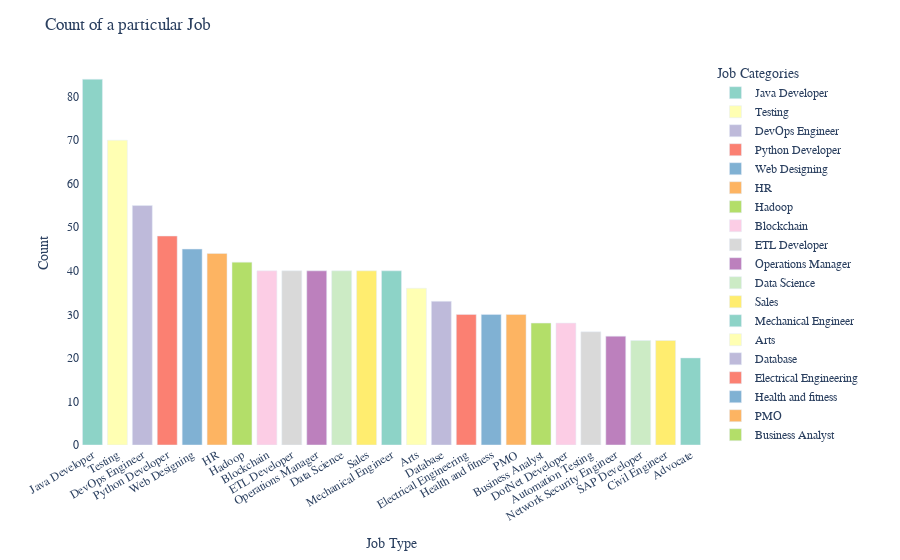

Notebook code for this chart:
### Code cell
fig = px.bar(plot_data, x='Category', y='Count',
             color='Category', 
             labels={'Category': 'Job', 'Count': 'Count'},
             color_discrete_sequence=px.colors.qualitative.Set3)

fig.update_layout(
    title='Count of a particular Job',
    xaxis_title='Job Type',
    yaxis_title='Count',
    legend_title='Job Categories',
    showlegend=True,
    xaxis=dict(tickangle=-30),
    font=dict(family='Times New Roman', size=12),
    plot_bgcolor='white'
)

fig.show()

### Figure 1 — Plotly figure (JSON) as saved in the notebook; plotly's stock layout.template omitted (floating-point values rounded to 4 significant figures)
{"data": [{"hovertemplate": "Job=%{x}<br>Count=%{y}<extra></extra>", "legendgroup": "Java Developer", "marker": {"color": "rgb(141,211,199)", "pattern": {"shape": ""}}, "name": "Java Developer", "orientation": "v", "showlegend": true, "textposition": "auto", "type": "bar", "x": ["Java Developer"], "xaxis": "x", "y": [84], "yaxis": "y"}, {"hovertemplate": "Job=%{x}<br>Count=%{y}<extra></extra>", "legendgroup": "Testing", "marker": {"color": "rgb(255,255,179)", "pattern": {"shape": ""}}, "name": "Testing", "orientation": "v", "showlegend": true, "textposition": "auto", "type": "bar", "x": ["Testing"], "xaxis": "x", "y": [70], "yaxis": "y"}, {"hovertemplate": "Job=%{x}<br>Count=%{y}<extra></extra>", "legendgroup": "DevOps Engineer", "marker": {"color": "rgb(190,186,218)", "pattern": {"shape": ""}}, "name": "DevOps Engineer", "orientation": "v", "showlegend": true, "textposition": "auto", "type": "bar", "x": ["DevOps Engineer"], "xaxis": "x", "y": [55], "yaxis": "y"}, {"hovertemplate": "Job=%{x}<br>Count=%{y}<extra></extra>", "legendgroup": "Python Developer", "marker": {"color": "rgb(251,128,114)", "pattern": {"shape": ""}}, "name": "Python Developer", "orientation": "v", "showlegend": true, "textposition": "auto", "type": "bar", "x": ["Python Developer"], "xaxis": "x", "y": [48], "yaxis": "y"}, {"hovertemplate": "Job=%{x}<br>Count=%{y}<extra></extra>", "legendgroup": "Web Designing", "marker": {"color": "rgb(128,177,211)", "pattern": {"shape": ""}}, "name": "Web Designing", "orientation": "v", "showlegend": true, "textposition": "auto", "type": "bar", "x": ["Web Designing"], "xaxis": "x", "y": [45], "yaxis": "y"}, {"hovertemplate": "Job=%{x}<br>Count=%{y}<extra></extra>", "legendgroup": "HR", "marker": {"color": "rgb(253,180,98)", "pattern": {"shape": ""}}, "name": "HR", "orientation": "v", "showlegend": true, "textposition": "auto", "type": "bar", "x": ["HR"], "xaxis": "x", "y": [44], "yaxis": "y"}, {"hovertemplate": "Job=%{x}<br>Count=%{y}<extra></extra>", "legendgroup": "Hadoop", "marker": {"color": "rgb(179,222,105)", "pattern": {"shape": ""}}, "name": "Hadoop", "orientation": "v", "showlegend": true, "textposition": "auto", "type": "bar", "x": ["Hadoop"], "xaxis": "x", "y": [42], "yaxis": "y"}, {"hovertemplate": "Job=%{x}<br>Count=%{y}<extra></extra>", "legendgroup": "Blockchain", "marker": {"color": "rgb(252,205,229)", "pattern": {"shape": ""}}, "name": "Blockchain", "orientation": "v", "showlegend": true, "textposition": "auto", "type": "bar", "x": ["Blockchain"], "xaxis": "x", "y": [40], "yaxis": "y"}, {"hovertemplate": "Job=%{x}<br>Count=%{y}<extra></extra>", "legendgroup": "ETL Developer", "marker": {"color": "rgb(217,217,217)", "pattern": {"shape": ""}}, "name": "ETL Developer", "orientation": "v", "showlegend": true, "textposition": "auto", "type": "bar", "x": ["ETL Developer"], "xaxis": "x", "y": [40], "yaxis": "y"}, {"hovertemplate": "Job=%{x}<br>Count=%{y}<extra></extra>", "legendgroup": "Operations Manager", "marker": {"color": "rgb(188,128,189)", "pattern": {"shape": ""}}, "name": "Operations Manager", "orientation": "v", "showlegend": true, "textposition": "auto", "type": "bar", "x": ["Operations Manager"], "xaxis": "x", "y": [40], "yaxis": "y"}, {"hovertemplate": "Job=%{x}<br>Count=%{y}<extra></extra>", "legendgroup": "Data Science", "marker": {"color": "rgb(204,235,197)", "pattern": {"shape": ""}}, "name": "Data Science", "orientation": "v", "showlegend": true, "textposition": "auto", "type": "bar", "x": ["Data Science"], "xaxis": "x", "y": [40], "yaxis": "y"}, {"hovertemplate": "Job=%{x}<br>Count=%{y}<extra></extra>", "legendgroup": "Sales", "marker": {"color": "rgb(255,237,111)", "pattern": {"shape": ""}}, "name": "Sales", "orientation": "v", "showlegend": true, "textposition": "auto", "type": "bar", "x": ["Sales"], "xaxis": "x", "y": [40], "yaxis": "y"}, {"hovertemplate": "Job=%{x}<br>Count=%{y}<extra></extra>", "legendgroup": "Mechanical Engineer", "marker": {"color": "rgb(141,211,199)", "pattern": {"shape": ""}}, "name": "Mechanical Engineer", "orientation": "v", "showlegend": true, "textposition": "auto", "type": "bar", "x": ["Mechanical Engineer"], "xaxis": "x", "y": [40], "yaxis": "y"}, {"hovertemplate": "Job=%{x}<br>Count=%{y}<extra></extra>", "legendgroup": "Arts", "marker": {"color": "rgb(255,255,179)", "pattern": {"shape": ""}}, "name": "Arts", "orientation": "v", "showlegend": true, "textposition": "auto", "type": "bar", "x": ["Arts"], "xaxis": "x", "y": [36], "yaxis": "y"}, {"hovertemplate": "Job=%{x}<br>Count=%{y}<extra></extra>", "legendgroup": "Database", "marker": {"color": "rgb(190,186,218)", "pattern": {"shape": ""}}, "name": "Database", "orientation": "v", "showlegend": true, "textposition": "auto", "type": "bar", "x": ["Database"], "xaxis": "x", "y": [33], "yaxis": "y"}, {"hovertemplate": "Job=%{x}<br>Count=%{y}<extra></extra>", "legendgroup": "Electrical Engineering", "marker": {"color": "rgb(251,128,114)", "pattern": {"shape": ""}}, "name": "Electrical Engineering", "orientation": "v", "showlegend": true, "textposition": "auto", "type": "bar", "x": ["Electrical Engineering"], "xaxis": "x", "y": [30], "yaxis": "y"}, {"hovertemplate": "Job=%{x}<br>Count=%{y}<extra></extra>", "legendgroup": "Health and fitness", "marker": {"color": "rgb(128,177,211)", "pattern": {"shape": ""}}, "name": "Health and fitness", "orientation": "v", "showlegend": true, "textposition": "auto", "type": "bar", "x": ["Health and fitness"], "xaxis": "x", "y": [30], "yaxis": "y"}, {"hovertemplate": "Job=%{x}<br>Count=%{y}<extra></extra>", "legendgroup": "PMO", "marker": {"color": "rgb(253,180,98)", "pattern": {"shape": ""}}, "name": "PMO", "orientation": "v", "showlegend": true, "textposition": "auto", "type": "bar", "x": ["PMO"], "xaxis": "x", "y": [30], "yaxis": "y"}, {"hovertemplate": "Job=%{x}<br>Count=%{y}<extra></extra>", "legendgroup": "Business Analyst", "marker": {"color": "rgb(179,222,105)", "pattern": {"shape": ""}}, "name": "Business Analyst", "orientation": "v", "showlegend": true, "textposition": "auto", "type": "bar", "x": ["Business Analyst"], "xaxis": "x", "y": [28], "yaxis": "y"}, {"hovertemplate": "Job=%{x}<br>Count=%{y}<extra></extra>", "legendgroup": "DotNet Developer", "marker": {"color": "rgb(252,205,229)", "pattern": {"shape": ""}}, "name": "DotNet Developer", "orientation": "v", "showlegend": true, "textposition": "auto", "type": "bar", "x": ["DotNet Developer"], "xaxis": "x", "y": [28], "yaxis": "y"}, {"hovertemplate": "Job=%{x}<br>Count=%{y}<extra></extra>", "legendgroup": "Automation Testing", "marker": {"color": "rgb(217,217,217)", "pattern": {"shape": ""}}, "name": "Automation Testing", "orientation": "v", "showlegend": true, "textposition": "auto", "type": "bar", "x": ["Automation Testing"], "xaxis": "x", "y": [26], "yaxis": "y"}, {"hovertemplate": "Job=%{x}<br>Count=%{y}<extra></extra>", "legendgroup": "Network Security Engineer", "marker": {"color": "rgb(188,128,189)", "pattern": {"shape": ""}}, "name": "Network Security Engineer", "orientation": "v", "showlegend": true, "textposition": "auto", "type": "bar", "x": ["Network Security Engineer"], "xaxis": "x", "y": [25], "yaxis": "y"}, {"hovertemplate": "Job=%{x}<br>Count=%{y}<extra></extra>", "legendgroup": "SAP Developer", "marker": {"color": "rgb(204,235,197)", "pattern": {"shape": ""}}, "name": "SAP Developer", "orientation": "v", "showlegend": true, "textposition": "auto", "type": "bar", "x": ["SAP Developer"], "xaxis": "x", "y": [24], "yaxis": "y"}, {"hovertemplate": "Job=%{x}<br>Count=%{y}<extra></extra>", "legendgroup": "Civil Engineer", "marker": {"color": "rgb(255,237,111)", "pattern": {"shape": ""}}, "name": "Civil Engineer", "orientation": "v", "showlegend": true, "textposition": "auto", "type": "bar", "x": ["Civil Engineer"], "xaxis": "x", "y": [24], "yaxis": "y"}, {"hovertemplate": "Job=%{x}<br>Count=%{y}<extra></extra>", "legendgroup": "Advocate", "marker": {"color": "rgb(141,211,199)", "pattern": {"shape": ""}}, "name": "Advocate", "orientation": "v", "showlegend": true, "textposition": "auto", "type": "bar", "x": ["Advocate"], "xaxis": "x", "y": [20], "yaxis": "y"}], "layout": {"barmode": "relative", "font": {"family": "Times New Roman", "size": 12}, "legend": {"title": {"text": "Job Categories"}, "tracegroupgap": 0}, "margin": {"t": 60}, "plot_bgcolor": "white", "showlegend": true, "title": {"text": "Count of a particular Job"}, "xaxis": {"anchor": "y", "categoryarray": ["Java Developer", "Testing", "DevOps Engineer", "Python Developer", "Web Designing", "HR", "Hadoop", "Blockchain", "ETL Developer", "Operations Manager", "Data Science", "Sales", "Mechanical Engineer", "Arts", "Database", "Electrical Engineering", "Health and fitness", "PMO", "Business Analyst", "DotNet Developer", "Automation Testing", "Network Security Engineer", "SAP Developer", "Civil Engineer", "Advocate"], "categoryorder": "array", "domain": [0, 1], "tickangle": -30, "title": {"text": "Job Type"}}, "yaxis": {"anchor": "x", "domain": [0, 1], "title": {"text": "Count"}}}}
